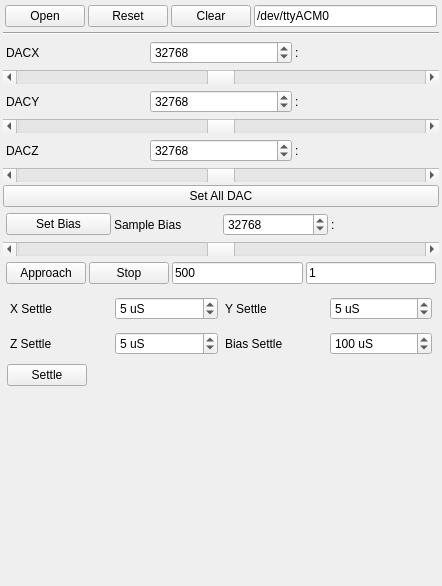
           <widget class="QWidget" name="tbConfiguration">
            <property name="sizePolicy">
             <sizepolicy hsizetype="Preferred" vsizetype="Preferred">
              <horstretch>0</horstretch>
              <verstretch>1</verstretch>
             </sizepolicy>
            </property>
            <attribute name="title">
             <string>Configuraton</string>
            </attribute>
            <layout class="QVBoxLayout" name="verticalLayout_10">
             <property name="spacing">
              <number>3</number>
             </property>
             <property name="leftMargin">
              <number>3</number>
             </property>
             <property name="topMargin">
              <number>3</number>
             </property>
             <property name="rightMargin">
              <number>3</number>
             </property>
             <property name="bottomMargin">
              <number>3</number>
             </property>
             <item>
              <widget class="QWidget" name="wgtSerial" native="true">
               <layout class="QHBoxLayout" name="horizontalLayout_11">
                <property name="spacing">
                 <number>3</number>
                </property>
                <property name="leftMargin">
                 <number>2</number>
                </property>
                <property name="topMargin">
                 <number>2</number>
                </property>
                <property name="rightMargin">
                 <number>2</number>
                </property>
                <property name="bottomMargin">
                 <number>2</number>
                </property>
                <item>
                 <widget class="QPushButton" name="cmdOpen">
                  <property name="text">
                   <string>Open</string>
                  </property>
                 </widget>
                </item>
                <item>
                 <widget class="QPushButton" name="cmdReset">
                  <property name="text">
                   <string>Reset</string>
                  </property>
                 </widget>
                </item>
                <item>
                 <widget class="QPushButton" name="cmdClear">
                  <property name="text">
                   <string>Clear</string>
                  </property>
                 </widget>
                </item>
                <item>
                 <widget class="QLineEdit" name="lePort">
                  <property name="sizePolicy">
                   <sizepolicy hsizetype="Expanding" vsizetype="Fixed">
                    <horstretch>7</horstretch>
                    <verstretch>0</verstretch>
                   </sizepolicy>
                  </property>
                  <property name="text">
                   <string>/dev/ttyACM0</string>
                  </property>
                 </widget>
                </item>
               </layout>
              </widget>
             </item>
             <item>
              <widget class="Line" name="line">
               <property name="orientation">
                <enum>Qt::Horizontal</enum>
               </property>
              </widget>
             </item>
             <item>
              <widget class="QWidget" name="wgtDACX" native="true">
               <layout class="QHBoxLayout" name="horizontalLayout_4">
                <property name="spacing">
                 <number>3</number>
                </property>
                <property name="leftMargin">
                 <number>3</number>
                </property>
                <property name="topMargin">
                 <number>3</number>
                </property>
                <property name="rightMargin">
                 <number>3</number>
                </property>
                <property name="bottomMargin">
                 <number>3</number>
                </property>
                <item>
                 <widget class="QLabel" name="lblBias_2">
                  <property name="text">
                   <string>DACX</string>
                  </property>
                 </widget>
                </item>
                <item>
                 <widget class="QSpinBox" name="spnDACX">
                  <property name="minimum">
                   <number>0</number>
                  </property>
                  <property name="maximum">
                   <number>65535</number>
                  </property>
                  <property name="singleStep">
                   <number>5</number>
                  </property>
                  <property name="value">
                   <number>32768</number>
                  </property>
                 </widget>
                </item>
                <item>
                 <widget class="QLabel" name="lblDACXVal">
                  <property name="text">
                   <string>:</string>
                  </property>
                 </widget>
                </item>
               </layout>
              </widget>
             </item>
             <item>
              <widget class="QScrollBar" name="scr_DACX">
               <property name="maximum">
                <number>65535</number>
               </property>
               <property name="singleStep">
                <number>10</number>
               </property>
               <property name="pageStep">
                <number>100</number>
               </property>
               <property name="value">
                <number>32768</number>
               </property>
               <property name="orientation">
                <enum>Qt::Horizontal</enum>
               </property>
              </widget>
             </item>
             <item>
              <widget class="QWidget" name="wgtDACY" native="true">
               <layout class="QHBoxLayout" name="horizontalLayout_6">
                <property name="spacing">
                 <number>3</number>
                </property>
                <property name="leftMargin">
                 <number>3</number>
                </property>
                <property name="topMargin">
                 <number>3</number>
                </property>
                <property name="rightMargin">
                 <number>3</number>
                </property>
                <property name="bottomMargin">
                 <number>3</number>
                </property>
                <item>
                 <widget class="QLabel" name="lblDACY">
                  <property name="text">
                   <string>DACY</string>
                  </property>
                 </widget>
                </item>
                <item>
                 <widget class="QSpinBox" name="spnDACY">
                  <property name="minimum">
                   <number>0</number>
                  </property>
                  <property name="maximum">
                   <number>65535</number>
                  </property>
                  <property name="singleStep">
                   <number>5</number>
                  </property>
                  <property name="value">
                   <number>32768</number>
                  </property>
                 </widget>
                </item>
                <item>
                 <widget class="QLabel" name="lblDACYVal">
                  <property name="text">
                   <string>:</string>
                  </property>
                 </widget>
                </item>
               </layout>
              </widget>
             </item>
             <item>
              <widget class="QScrollBar" name="scr_DACY">
               <property name="maximum">
                <number>65535</number>
               </property>
               <property name="singleStep">
                <number>10</number>
               </property>
               <property name="pageStep">
                <number>100</number>
               </property>
               <property name="value">
                <number>32768</number>
               </property>
               <property name="orientation">
                <enum>Qt::Horizontal</enum>
               </property>
              </widget>
             </item>
             <item>
              <widget class="QWidget" name="wgtDACZ" native="true">
               <layout class="QHBoxLayout" name="horizontalLayout_5">
                <property name="spacing">
                 <number>3</number>
                </property>
                <property name="leftMargin">
                 <number>3</number>
                </property>
                <property name="topMargin">
                 <number>3</number>
                </property>
                <property name="rightMargin">
                 <number>3</number>
                </property>
                <property name="bottomMargin">
                 <number>3</number>
                </property>
                <item>
                 <widget class="QLabel" name="lblDACZ">
                  <property name="text">
                   <string>DACZ</string>
                  </property>
                 </widget>
                </item>
                <item>
                 <widget class="QSpinBox" name="spnDACZ">
                  <property name="minimum">
                   <number>0</number>
                  </property>
                  <property name="maximum">
                   <number>65535</number>
                  </property>
                  <property name="singleStep">
                   <number>5</number>
                  </property>
                  <property name="value">
                   <number>32768</number>
                  </property>
                 </widget>
                </item>
                <item>
                 <widget class="QLabel" name="lblDACZVal">
                  <property name="text">
                   <string>:</string>
                  </property>
                 </widget>
                </item>
               </layout>
              </widget>
             </item>
             <item>
              <widget class="QScrollBar" name="scr_DACZ">
               <property name="maximum">
                <number>65535</number>
               </property>
               <property name="singleStep">
                <number>10</number>
               </property>
               <property name="pageStep">
                <number>100</number>
               </property>
               <property name="value">
                <number>32769</number>
               </property>
               <property name="orientation">
                <enum>Qt::Horizontal</enum>
               </property>
              </widget>
             </item>
             <item>
              <widget class="QPushButton" name="cmdSetDAC">
               <property name="text">
                <string>Set All DAC</string>
               </property>
              </widget>
             </item>
             <item>
              <widget class="QWidget" name="wgtBiasCtls" native="true">
               <layout class="QHBoxLayout" name="horizontalLayout_3">
                <property name="spacing">
                 <number>3</number>
                </property>
                <property name="leftMargin">
                 <number>3</number>
                </property>
                <property name="topMargin">
                 <number>3</number>
                </property>
                <property name="rightMargin">
                 <number>3</number>
                </property>
                <property name="bottomMargin">
                 <number>3</number>
                </property>
                <item>
                 <widget class="QPushButton" name="cmdSendBias">
                  <property name="text">
                   <string>Set Bias</string>
                  </property>
                 </widget>
                </item>
                <item>
                 <widget class="QLabel" name="lblBias">
                  <property name="text">
                   <string>Sample Bias  </string>
                  </property>
                 </widget>
                </item>
                <item>
                 <widget class="QSpinBox" name="spnBias">
                  <property name="minimum">
                   <number>0</number>
                  </property>
                  <property name="maximum">
                   <number>65535</number>
                  </property>
                  <property name="singleStep">
                   <number>5</number>
                  </property>
                  <property name="value">
                   <number>32768</number>
                  </property>
                 </widget>
                </item>
                <item>
                 <widget class="QLabel" name="lblBiasVal">
                  <property name="text">
                   <string>:</string>
                  </property>
                 </widget>
                </item>
               </layout>
              </widget>
             </item>
             <item>
              <widget class="QScrollBar" name="scr_Bias">
               <property name="maximum">
                <number>65535</number>
               </property>
               <property name="singleStep">
                <number>10</number>
               </property>
               <property name="pageStep">
                <number>100</number>
               </property>
               <property name="value">
                <number>32768</number>
               </property>
               <property name="orientation">
                <enum>Qt::Horizontal</enum>
               </property>
              </widget>
             </item>
             <item>
              <widget class="QWidget" name="wgtApproach" native="true">
               <layout class="QHBoxLayout" name="horizontalLayout_8">
                <property name="spacing">
                 <number>3</number>
                </property>
                <property name="leftMargin">
                 <number>3</number>
                </property>
                <property name="topMargin">
                 <number>3</number>
                </property>
                <property name="rightMargin">
                 <number>3</number>
                </property>
                <property name="bottomMargin">
                 <number>3</number>
                </property>
                <item>
                 <widget class="QPushButton" name="cmdApproach">
                  <property name="text">
                   <string>Approach</string>
                  </property>
                 </widget>
                </item>
                <item>
                 <widget class="QPushButton" name="cmdStop">
                  <property name="text">
                   <string>Stop</string>
                  </property>
                 </widget>
                </item>
                <item>
                 <widget class="QLineEdit" name="leTargetDAC">
                  <property name="text">
                   <string>500</string>
                  </property>
                 </widget>
                </item>
                <item>
                 <widget class="QLineEdit" name="leSteps">
                  <property name="text">
                   <string>1</string>
                  </property>
                 </widget>
                </item>
               </layout>
              </widget>
             </item>
             <item>
              <widget class="QWidget" name="wgtSettle" native="true">
               <layout class="QVBoxLayout" name="verticalLayout_19">
                <property name="spacing">
                 <number>2</number>
                </property>
                <property name="leftMargin">
                 <number>2</number>
                </property>
                <property name="topMargin">
                 <number>2</number>
                </property>
                <property name="rightMargin">
                 <number>2</number>
                </property>
                <property name="bottomMargin">
                 <number>2</number>
                </property>
                <item>
                 <widget class="QWidget" name="wgtTopSettle" native="true">
                  <layout class="QHBoxLayout" name="horizontalLayout_30">
                   <property name="spacing">
                    <number>3</number>
                   </property>
                   <property name="leftMargin">
                    <number>3</number>
                   </property>
                   <property name="topMargin">
                    <number>3</number>
                   </property>
                   <property name="rightMargin">
                    <number>3</number>
                   </property>
                   <property name="bottomMargin">
                    <number>3</number>
                   </property>
                   <item>
                    <widget class="QWidget" name="wgtXSettle" native="true">
                     <layout class="QHBoxLayout" name="horizontalLayout_25">
                      <property name="spacing">
                       <number>2</number>
                      </property>
                      <property name="leftMargin">
                       <number>2</number>
                      </property>
                      <property name="topMargin">
                       <number>2</number>
                      </property>
                      <property name="rightMargin">
                       <number>2</number>
                      </property>
                      <property name="bottomMargin">
                       <number>2</number>
                      </property>
                      <item>
                       <widget class="QLabel" name="lbXSettle">
                        <property name="text">
                         <string>X Settle</string>
                        </property>
                       </widget>
                      </item>
                      <item>
                       <widget class="QSpinBox" name="spnXSettle">
                        <property name="suffix">
                         <string> uS</string>
                        </property>
                        <property name="maximum">
                         <number>1000</number>
                        </property>
                        <property name="singleStep">
                         <number>1</number>
                        </property>
                        <property name="value">
                         <number>5</number>
                        </property>
                       </widget>
                      </item>
                     </layout>
                    </widget>
                   </item>
                   <item>
                    <widget class="QWidget" name="wgtYSettle" native="true">
                     <layout class="QHBoxLayout" name="horizontalLayout_27">
                      <property name="spacing">
                       <number>2</number>
                      </property>
                      <property name="leftMargin">
                       <number>2</number>
                      </property>
                      <property name="topMargin">
                       <number>2</number>
                      </property>
                      <property name="rightMargin">
                       <number>2</number>
                      </property>
                      <property name="bottomMargin">
                       <number>2</number>
                      </property>
                      <item>
                       <widget class="QLabel" name="lblYSettle">
                        <property name="text">
                         <string>Y Settle</string>
                        </property>
                       </widget>
                      </item>
                      <item>
                       <widget class="QSpinBox" name="spnYSettle">
                        <property name="suffix">
                         <string> uS</string>
                        </property>
                        <property name="maximum">
                         <number>1000</number>
                        </property>
                        <property name="singleStep">
                         <number>1</number>
                        </property>
                        <property name="value">
                         <number>5</number>
                        </property>
                       </widget>
                      </item>
                     </layout>
                    </widget>
                   </item>
                  </layout>
                 </widget>
                </item>
                <item>
                 <widget class="QWidget" name="wgtMidSettle" native="true">
                  <layout class="QHBoxLayout" name="horizontalLayout_31">
                   <property name="spacing">
                    <number>3</number>
                   </property>
                   <property name="leftMargin">
                    <number>3</number>
                   </property>
                   <property name="topMargin">
                    <number>3</number>
                   </property>
                   <property name="rightMargin">
                    <number>3</number>
                   </property>
                   <property name="bottomMargin">
                    <number>3</number>
                   </property>
                   <item>
                    <widget class="QWidget" name="wgtZSettle" native="true">
                     <layout class="QHBoxLayout" name="horizontalLayout_28">
                      <property name="spacing">
                       <number>2</number>
                      </property>
                      <property name="leftMargin">
                       <number>2</number>
                      </property>
                      <property name="topMargin">
                       <number>2</number>
                      </property>
                      <property name="rightMargin">
                       <number>2</number>
                      </property>
                      <property name="bottomMargin">
                       <number>2</number>
                      </property>
                      <item>
                       <widget class="QLabel" name="lblZSettle">
                        <property name="text">
                         <string>Z Settle</string>
                        </property>
                       </widget>
                      </item>
                      <item>
                       <widget class="QSpinBox" name="spnZSettle">
                        <property name="suffix">
                         <string> uS</string>
                        </property>
                        <property name="maximum">
                         <number>1000</number>
                        </property>
                        <property name="singleStep">
                         <number>1</number>
                        </property>
                        <property name="value">
                         <number>5</number>
                        </property>
                       </widget>
                      </item>
                     </layout>
                    </widget>
                   </item>
                   <item>
                    <widget class="QWidget" name="wgtBiasSettle" native="true">
                     <layout class="QHBoxLayout" name="horizontalLayout_29">
                      <property name="spacing">
                       <number>2</number>
                      </property>
                      <property name="leftMargin">
                       <number>2</number>
                      </property>
                      <property name="topMargin">
                       <number>2</number>
                      </property>
                      <property name="rightMargin">
                       <number>2</number>
                      </property>
                      <property name="bottomMargin">
                       <number>2</number>
                      </property>
                      <item>
                       <widget class="QLabel" name="lblBiasSettle">
                        <property name="text">
                         <string>Bias Settle</string>
                        </property>
                       </widget>
                      </item>
                      <item>
                       <widget class="QSpinBox" name="spnBiasSettle">
                        <property name="suffix">
                         <string> uS</string>
                        </property>
                        <property name="maximum">
                         <number>1000</number>
                        </property>
                        <property name="singleStep">
                         <number>5</number>
                        </property>
                        <property name="value">
                         <number>100</number>
                        </property>
                       </widget>
                      </item>
                     </layout>
                    </widget>
                   </item>
                  </layout>
                 </widget>
                </item>
                <item>
                 <widget class="QWidget" name="wgtCmdSettle" native="true">
                  <layout class="QHBoxLayout" name="horizontalLayout_32">
                   <property name="spacing">
                    <number>2</number>
                   </property>
                   <property name="leftMargin">
                    <number>2</number>
                   </property>
                   <property name="topMargin">
                    <number>2</number>
                   </property>
                   <property name="rightMargin">
                    <number>2</number>
                   </property>
                   <property name="bottomMargin">
                    <number>2</number>
                   </property>
                   <item>
                    <widget class="QPushButton" name="cmdSettle">
                     <property name="text">
                      <string>Settle</string>
                     </property>
                    </widget>
                   </item>
                   <item>
                    <spacer name="horizontalSpacer_12">
                     <property name="orientation">
                      <enum>Qt::Horizontal</enum>
                     </property>
                     <property name="sizeHint" stdset="0">
                      <size>
                       <width>348</width>
                       <height>20</height>
                      </size>
                     </property>
                    </spacer>
                   </item>
                  </layout>
                 </widget>
                </item>
               </layout>
              </widget>
             </item>
             <item>
              <widget class="QWidget" name="wgtDAC" native="true">
               <layout class="QHBoxLayout" name="horizontalLayout_7">
                <property name="spacing">
                 <number>3</number>
                </property>
                <property name="leftMargin">
                 <number>3</number>
                </property>
                <property name="topMargin">
                 <number>3</number>
                </property>
                <property name="rightMargin">
                 <number>3</number>
                </property>
                <property name="bottomMargin">
                 <number>3</number>
                </property>
               </layout>
              </widget>
             </item>
             <item>
              <spacer name="verticalSpacer">
               <property name="orientation">
                <enum>Qt::Vertical</enum>
               </property>
               <property name="sizeHint" stdset="0">
                <size>
                 <width>20</width>
                 <height>184</height>
                </size>
               </property>
              </spacer>
             </item>
            </layout>
           </widget>
